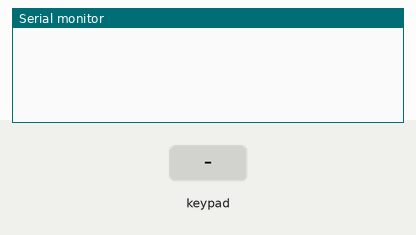
Recording of a sketch running on a simulated Arduino Uno, built with avr-gcc and run on an emulated ATmega328P. On the bench: the last lines printed to the serial monitor. Inputs (shaded band) come from the test bench.

Above: at 1.2 s.
1.3 s: key '1' pressed
At 1.7 s:
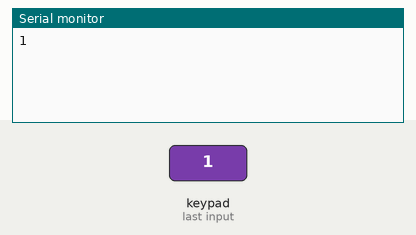
2.8 s: keypad keys 1 1 1 0 9 8 # pressed 0.4 s apart
At 6.0 s:
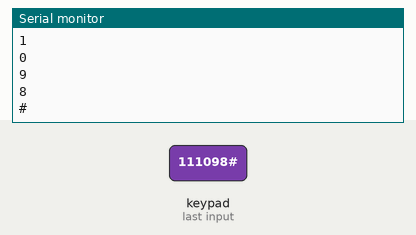
7.1 s: key 'A' pressed
At 8.3 s:
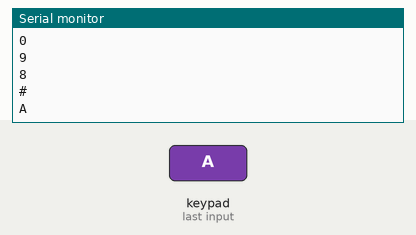
8.6 s: keypad keys 1 1 1 0 9 8 * pressed 0.4 s apart
At 11.4 s:
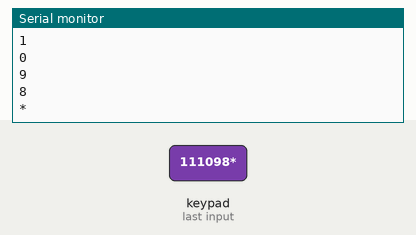
12.9 s: key 'B' pressed
At 14.1 s:
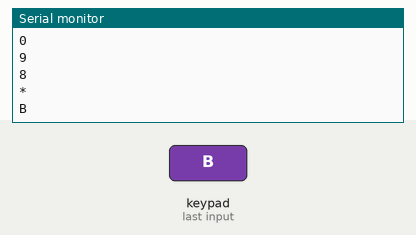
14.4 s: keypad keys 1 1 1 0 9 8 D pressed 0.4 s apart
At 18.2 s:
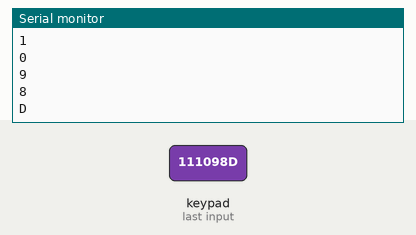
Timing chart, 0 to 19.7 s (numbered marks = the images above; inputs shaded):
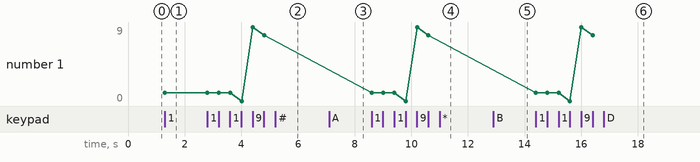

Measured:
- after the input at 1.3 s, the serial monitor: prints a new line at once (image 1)
- after the input at 2.8 s, the serial monitor: prints a new line after 1.2 s (image 2)
- after the input at 7.1 s, the serial monitor: prints a new line at once (image 3)
- after the input at 8.6 s, the serial monitor: prints a new line at once (image 4)
- after the input at 12.9 s, the serial monitor: prints a new line at once (image 5)
- after the input at 14.4 s, the serial monitor: prints a new line at once (image 6)
- plotted number 1: 1 → 8 after the input at 2.8 s

The sketch:

teclado_matricial.ino
```cpp
#include <Keypad.h>
const byte numRows = 4;
const byte numCols = 4;

char keymap [numRows][numCols]
{
 {'1','2','3','A',},
 {'4','5','6','B',},
 {'7','8','9','C',},
 {'*','0','#','D',},
};

byte rowPins[numRows]= {11,10,9,8};
byte colPins[numCols]= {7,6,5,4,};

Keypad teclado = Keypad(makeKeymap(keymap), rowPins, colPins, numRows, numCols);

void setup()
{
 Serial.begin(9600);
}

void loop()
{
 char key = teclado.getKey();
  if (key)
  {
    Serial.println (key);
  }
}
```
